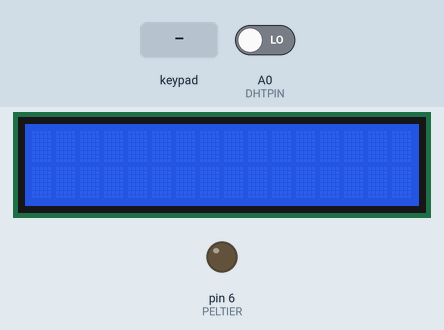
The sketch below on a simulated Arduino Uno, built with avr-gcc and run on an emulated ATmega328P. Shown: 16×2 character LCD, output pins drawn as LEDs (lit = HIGH). The test bench sets the inputs (shaded band); at power-on: A0 (DHTPIN) LOW. What the sketch prints to the serial monitor is not drawn.

Above: at 1.2 s.
1.3 s: key '#' pressed
At 2.6 s:
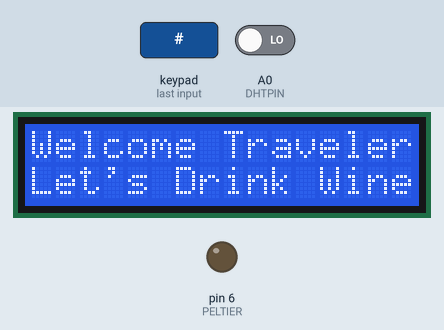
9.8 s: key '*' pressed
At 15.2 s:
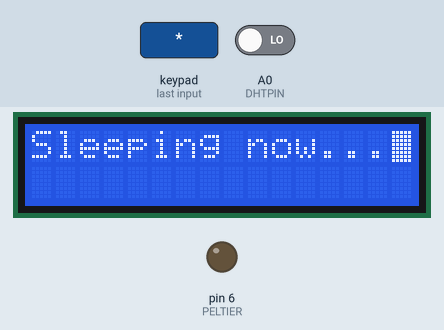
15.8 s: keypad keys 7 5 4 3 pressed 0.4 s apart
At 26.0 s:
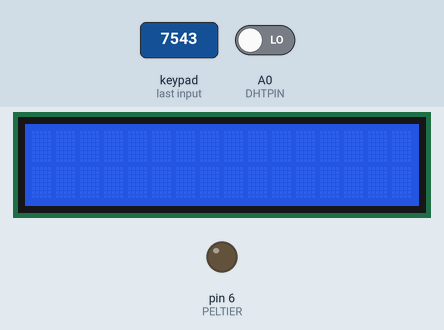
Timing chart, 0 to 27.5 s (numbered marks = the images above; inputs shaded):
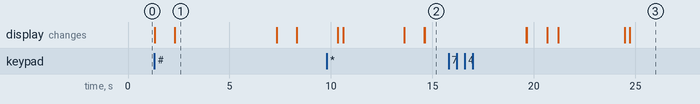

Measured:
- after the input at 1.3 s, the display: first changes at once (image 1 shows a later state)
- after the input at 9.8 s, the display: first differs from a run without the input after 4.8 s (image 2)
- what the display in image 1 shows lasts 5.0 s, from 2.3 s to 7.3 s

The sketch:

_120418_KeypadTempInput_rev3.ino
```cpp
//  Program to accept temperature inputs from keypad
//  4.16.2012
//  ImagineN4tion
// "[...] guided by Whim, imagination and curiousity."


//$$ Include Libraries
#include <LiquidCrystal.h>  //Include the LCD library
#include <Keypad.h>         //Include the Kepyad library
#include <DHT.h>            //Include the DHT temp and humidity sensor library

//$$ Configure DHT temp and humidity sensor
#define DHTTYPE DHT11   // we are using a DHT11 as opposed to DHT22 or DHT 21
#define DHTPIN A0
DHT dht(DHTPIN, DHTTYPE);

//$$ Configure the Keypad you are using, set how many rows and columns, define pins it's on, create keypad map
const byte ROWS = 4; //four rows
const byte COLS = 3; //three columns
char keys[ROWS][COLS] = {
  {'1','2','3'},
  {'4','5','6'},
  {'7','8','9'},
  {'*','0','#'}
};

byte rowPins[ROWS] = {7, 5, 4, 3}; //connect to the row pinouts of the keypad
byte colPins[COLS] = {2, A4, A5}; //connect to the column pinouts of the keypad

Keypad keypad = Keypad( makeKeymap(keys), rowPins, colPins, ROWS, COLS );


//$$ Configure the LCD by defining the pins it is connected to
LiquidCrystal lcd(8, 9, 10, 11, 12, 13);

const int PELTIER = 6;

//$$ Setup Program Components - serial port communication, the LCD, the Keypad event listener
void setup(){


  pinMode(A1,INPUT);
  pinMode(PELTIER,OUTPUT);
  Serial.begin(9600);
  dht.begin();          //Start DHT sensor
  lcd.begin(16,2);
  lcd.clear();
  lcd.home();
  keypad.addEventListener(keypadEvent); //add an event listener for this keypad
}


//$$ Main program loop that is executed and reacts to some keypad event (aka: a key is pressed)
void loop(){

  char key = keypad.getKey();
//  if (key) {
//  Serial.println(key);
//  }

}


// When there is a keypad event get the current state: PRESSED, RELEASED OR HOLD, and process code accordingly
void keypadEvent(KeypadEvent key){
  switch (keypad.getState()){
    case PRESSED:{                    // Depending on what key is pressed we have different courses of action.
      switch (key){

// Press # to awaken the wine cooler display.  It then prompts for a desired temperature.
        case '#':{                     //Start case where # is pressed

//                         float t = dht.readTemperature();
//                         Serial.print(t);

           lcd.display();                    // Turn on LCD display
           lcd.clear();                      // Clear home
           lcd.home();                       // Return cursor to home position (upper left corner)
           lcd.print("Welcome Traveler");    //Print some text
           delay(1000);                      // Delay for some period
           lcd.setCursor(0,1);               //Set cursor to the second Row first Column
           lcd.print("Let's Drink Wine");       // Print some text
           delay(5000);                      //Delay for some time
           lcd.clear();                      // Clear home
           lcd.home();                       // Return cursor to home position (upper left corner)

           lcd.print("Currently the");       // Print some text
           delay(1000);                      //Delay for some time
           lcd.setCursor(0,1);               //Set cursor to the second Row first Column
           lcd.print("Temperature is:");       // Print some text
           delay(2000);                      //Delay for some time
           lcd.clear();                      // Clear home
           lcd.home();                       // Return cursor to home position (upper left corner)

          for(int i = 0; i < 1; i++){
//            void loop() {
              // Reading temperature or humidity takes about 250 milliseconds!
              // Sensor readings may also be up to 2 seconds 'old' (its a very slow sensor)
//              float h = dht.readHumidity();
              float t = dht.readTemperature()*9/5+32;

              // check if returns are valid, if they are NaN (not a number) then something went wrong!
//              if (isnan(t) || isnan(h)) {
                if(isnan(t)){
                lcd.println("Failed to read");
              } else {
//                Serial.print("Humidity: ");
//                Serial.print(h);
//                Serial.print(" %\t");
//                lcd.print("Temperature: ");
                lcd.print(t);
                lcd.setCursor(5,0);
                lcd.print(" degrees F");
//                Serial.println(" *C");
              }
//            }
              delay(3000);
              lcd.clear();                      // Clear home
              lcd.home();                       // Return cursor to home position (upper left corner)
//}
          }

           lcd.print("Enter Desired");       // Print some text
           delay(1000);                      //Delay for some time
           lcd.setCursor(0,1);               //Set cursor to the second Row first Column
           lcd.print("Temperature:");       // Print some text
           lcd.setCursor(12,1);                //Set cursor to the 13th column second row
           lcd.blink();                      //Blink Cursor
           char n1 = keypad.waitForKey();        //capture 10's place digit
           lcd.print(n1);
           lcd.setCursor(13,1);                //Set cursor to the 14th column second row
           char n2 = keypad.waitForKey();       //capture 1's place digit
           lcd.print(n2);
           lcd.noBlink();                  //Turn off blinking display
           delay(1000);
           int in1 = n1 - 48;                  //convert from ASCII #'s to actual decimal math form
           int in2 = n2 - 48;                  //convert from ASCII #'s to actual decimal math form

//          Serial.println("in1 =");
//          Serial.println(in1, DEC);
//          Serial.println("in2 =");
//          Serial.println(in2, DEC);
//          Serial.println("Desired Temp =");

          int dt = in1 * 10 + in2;          //Create single number from digits input

//          Serial.println(dt, DEC);
           lcd.clear();
           lcd.home();
           lcd.print("Temp Difference =");
           lcd.setCursor(0,1);          //Set cursor to the first column second row
           int td = dht.readTemperature()*9/5+32-dt;    //Print temperature differential
           lcd.print(dht.readTemperature()*9/5+32-dt,2);    //Print temperature differential
           lcd.setCursor(6,1);
           lcd.print("degrees F");
           delay(3000);


  int t = dht.readTemperature()*9/5+32;

  Serial.println(t,DEC);
  Serial.println(dt,DEC);
  Serial.println(td,DEC);

  if (td > 2){
    digitalWrite(PELTIER,HIGH);
  } else {
    digitalWrite(PELTIER,LOW);
  }

//  Serial.println(analogRead(1));

  lcd.clear();
  lcd.home();
  lcd.print("Temperature =");
  lcd.setCursor(0,1);
  lcd.print(dht.readTemperature()*9/5+32,2);    //Print temperature differential
  lcd.setCursor(5,1);
  lcd.print(" degrees F");
  delay(3000);
  lcd.clear();
  lcd.home();
  lcd.print("Humidity =");
  lcd.setCursor(0,1);
  lcd.print(dht.readHumidity(),2);    //Print temperature differential
  lcd.setCursor(5,1);
  lcd.print("%");
  delay(3000);
  lcd.clear();
  lcd.home();


        break;                               //End case where # is pressed
        }                  //End of switch case where # is pressed

//        default:  //Start case where any other key is pressed
//                Serial.println("awake = ");
//                Serial.println(awake);
//           if(awake != 1){
//           lcd.display();                    // Turn on LCD display
//           lcd.clear();                      // Clear home
//           lcd.home();                       // Return cursor to home position (upper left corner)
//           lcd.print("# to Unlock");         // Print some text
//           delay(3000);
//           lcd.clear();                      // Clear home
//           lcd.home();                       // Return cursor to home position (upper left corner)
//           }
//    break;                //End case where any other key is pressed


      }        //End of switch case for which KEY is pressed
    }        //End of switch case for keystate PRESSED


            // Below is code for running some process after a key is realeased

//    case RELEASED:
//      switch (key){
//        case '*': lcd.clear();
//        break;
//        case'1,2,3,4,5,6,7,8,9,0,#':
//          lcd.setCursor(cole,rowe);
//          cole = cole + 1;
//          if (cole == 16){
//            cole = 1;
//            rowe = rowe + 1;
//          }
//        break;
//      }
//    break;


// Depending on what the keystate is we have different courses of action.
    case HOLD:
      switch (key){

        case '*':
          lcd.clear();
          lcd.home();
          lcd.print("Sleeping now...");
          delay(5000);
          lcd.clear();
          lcd.noDisplay();
        break;

//        case'1,2,3,4,5,6,7,8,9,0':
//          lcd.clear();
//          lcd.home();
//          lcd.print("Stop holding key");
//          delay(3000);
//          lcd.clear();
//          lcd.home();
//        break;
      }              //End of switch case for keystate HOLD
  }                  // End of switch case for Finding keystate
}                    //End of Keypad Event
```
